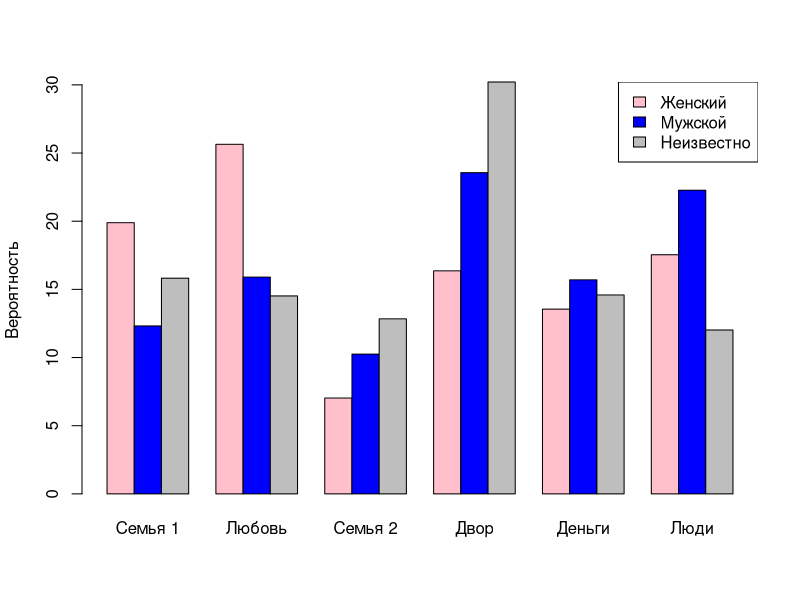

Write the R code that produced this figure.
gender_dist <- matrix(c(19.89, 25.64, 7.03, 16.36, 13.55, 17.54, 12.32, 15.9, 10.25, 23.56, 15.7, 22.27, 15.82, 14.52, 12.84, 30.21, 14.59, 12.02),ncol=6,byrow=TRUE)

rownames(gender_dist) <- c("Женский","Мужской","Неизвестно")

colnames(gender_dist) <- c("Семья 1",'Любовь', 'Семья 2', 'Двор', 'Деньги', 'Люди')

barplot(gender_dist, main="", xlab="", ylab="Вероятность", col=c("pink","blue", "grey"), beside=TRUE)

legend("topright", legend=rownames(gender_dist), cex=1, fill=c("pink","blue", "grey"))